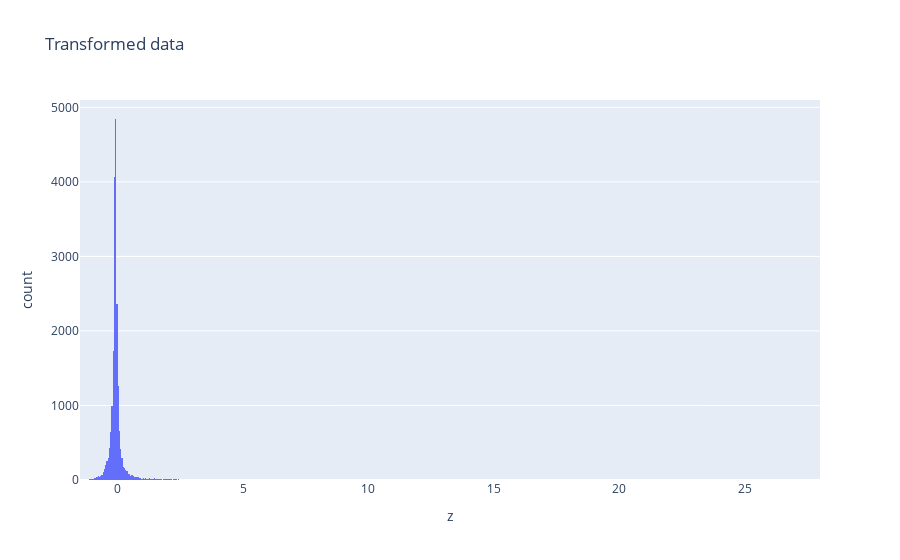

This figure's notebook cell:
### Code cell
trans_df = pd.DataFrame(trans, columns=['z'])
fig = px.histogram(trans_df, x='z', title='Transformed data')
fig.show()

### Figure 1 — Plotly figure (JSON) as saved in the notebook; plotly's stock layout.template omitted (floating-point values rounded to 4 significant figures; data arrays with more than 128 entries replaced by an {"elided": "..."} marker saying what was removed)
{"data": [{"alignmentgroup": "True", "bingroup": "x", "hovertemplate": "z=%{x}<br>count=%{y}<extra></extra>", "legendgroup": "", "marker": {"color": "#636efa", "pattern": {"shape": ""}}, "name": "", "offsetgroup": "", "orientation": "v", "showlegend": false, "type": "histogram", "x": {"elided": "20736 float values"}, "xaxis": "x", "yaxis": "y"}], "layout": {"barmode": "relative", "legend": {"tracegroupgap": 0}, "title": {"text": "Transformed data"}, "xaxis": {"anchor": "y", "domain": [0, 1], "title": {"text": "z"}}, "yaxis": {"anchor": "x", "domain": [0, 1], "title": {"text": "count"}}}}
